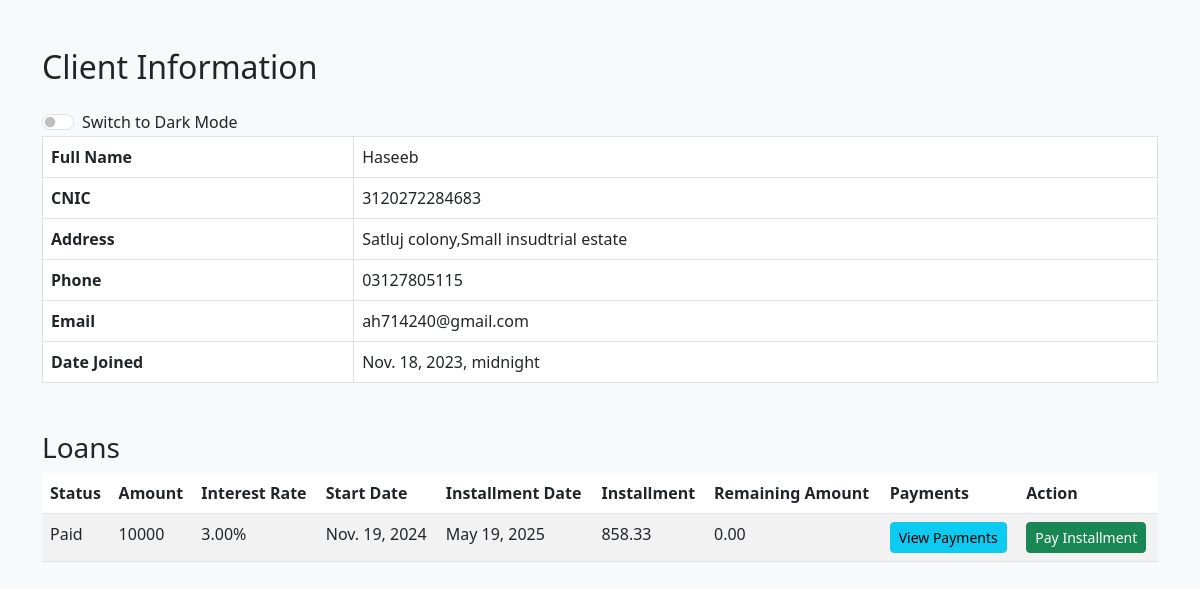
Page /reverse_client_info/3120272284683 on the committed database.
### LMS_app/models.py (models this page shows, shortened)
class Client(models.Model):
    full_name = models.CharField(max_length=50)
    CNIC = models.CharField(max_length=13)
    address = models.CharField(max_length=50)
    phone = models.CharField(max_length=15)
    email = models.EmailField(max_length=254)
    date_joined = models.DateTimeField(auto_now_add=True)

class Loan(models.Model):
    client = models.ForeignKey(Client, on_delete=models.CASCADE)
    loan_amount = models.IntegerField()
    interest_rate = models.DecimalField(max_digits=5, decimal_places=2)
    start_date = models.DateField(auto_now_add=True)
    Loan_Duration = models.IntegerField(default=12, help_text='In months')
    LOAN_STATUS_CHOICES = [
        ('Pending', 'Pending'),
        ('Availed', 'Availed'),
        ('Declined', 'Declined'),
        ('Closed', 'Closed'),
        ('NotApplied', 'Not Applied')
    ]
    loan_status = models.CharField(max_length=20, choices=LOAN_STATUS_CHOICES, default='NotApplied')
    @property
    def Total_Payment(self):
        return self.loan_amount + (self.loan_amount * (self.interest_rate / 100))
    @property
    def remaining_amount(self):
        total_paid = sum(payment.amount_paid for payment in self.payment_set.all())
        return Decimal(self.Total_Payment - total_paid)
    @property
    def Installment(self):
        return round((self.Total_Payment) / (self.Loan_Duration),2)
    @property
    def Payment_status(self):
     due_date = self.start_date + relativedelta(months=self.Loan_Duration)
     if self.remaining_amount <= 0:
        return 'Paid'
     if datetime.date.today() > due_date and self.remaining_amount > 0:
        return 'Overdue'
     return 'Pending'
    @property
    def next_payment_date(self):
        payments_made=self.payment_set.count()
        return self.start_date + relativedelta(months=payments_made+1)

class Payment(models.Model):
    client = models.ForeignKey(Client, on_delete=models.CASCADE)
    loan = models.ForeignKey(Loan, on_delete=models.CASCADE)
    paid_date = models.DateField(auto_now_add=True)
    amount_paid = models.DecimalField(max_digits=10, decimal_places=2)
    payment_date = models.DateField(auto_now_add=True)

### LMS_app/views.py (the view)
# urls.py: path('reverse_client_info/<int:client_CNIC>',reverse_client_info,name='reverse_client_info'),
def reverse_client_info(request,client_CNIC):
   client_info=get_object_or_404(Client,CNIC=client_CNIC)
   return render(request,"client_info.html",{'client':client_info,'client_CNIC':client_CNIC})

### templates/client_info.html (shortened to what this page needs)
<!DOCTYPE html>
<html lang="en">
<head>
    <link href="https://cdn.jsdelivr.net/npm/bootstrap@5.3.0/dist/css/bootstrap.min.css" rel="stylesheet">
</head>
<body class="light-mode">
    <div class="container mt-5">
        <h2 class="mb-4">Client Information</h2>
        <div class="form-check form-switch">
            <input class="form-check-input" type="checkbox" id="modeSwitch" onchange="toggleMode()">
            <label class="form-check-label" for="modeSwitch">Switch to Dark Mode</label>
        </div>
        <table class="table table-bordered">
            <tbody>
                <tr>
                    <th>Full Name</th>
                    <td>{{ client.full_name }}</td>
                </tr>
                <tr>
                    <th>CNIC</th>
                    <td>{{ client.CNIC }}</td>
                </tr>
                <tr>
                    <th>Address</th>
                    <td>{{ client.address }}</td>
                </tr>
                <tr>
                    <th>Phone</th>
                    <td>{{ client.phone }}</td>
                </tr>
                <tr>
                    <th>Email</th>
                    <td>{{ client.email }}</td>
                </tr>
                <tr>
                    <th>Date Joined</th>
                    <td>{{ client.date_joined }}</td>
                </tr>
            </tbody>
        </table>
        <h3 class="mt-5">Loans</h3>
        {% if client.loan_set.all %}
            <table class="table table-striped table-hover">
                <thead>
                    <tr>
                        <th>Status</th>
                        <th>Amount</th>
                        <th>Interest Rate</th>
                        <th>Start Date</th>
                        <th>Installment Date</th>
                        <th>Installment</th>
                        <th>Remaining Amount</th>
                        <th>Payments</th>
                        <th>Action</th>
                    </tr>
                </thead>
                <tbody>
                    {% for loan in client.loan_set.all %}
                        <tr>
                            <td>{{ loan.Payment_status }}</td>
                            <td>{{ loan.loan_amount }}</td>
                            <td>{{ loan.interest_rate }}%</td>
                            <td>{{ loan.start_date }}</td>
                            <td>{{ loan.next_payment_date }}</td>
                            <td>{{ loan.Installment }}</td>
                            <td>{{ loan.remaining_amount }}</td>
                           <td>
    <a href="{% url 'payment_info' loan.id %}" class="btn btn-info btn-sm">
        View Payments
    </a>
</td>
                            <td>
                                <button class="btn btn-success btn-sm" data-bs-toggle="modal" data-bs-target="#payInstallmentModal{{ loan.id }}">
                                    Pay Installment
                                </button>
                            </td>
                        </tr>
                    {% endfor %}
                </tbody>
            </table>
        {% else %}
            <p>No loans found for this client.</p>
        {% endif %}
    </div>
</body>
</html>

### templates/client_info.html (style rules this page uses)
body.light-mode { background-color: #f8f9fa; color: #212529; }

### rows in the picture
Client: full_name "Haseeb", CNIC "3120272284683", address "Satluj colony,Small insudtrial estate", phone "03127805115", email "ah714240@gmail.com", date_joined "Nov. 18, 2023, midnight"
Loan: Payment_status "Paid", loan_amount "10000", interest_rate "3.00", start_date "Nov. 19, 2024", next_payment_date "May 19, 2025", Installment "858.33", remaining_amount "0.00"
